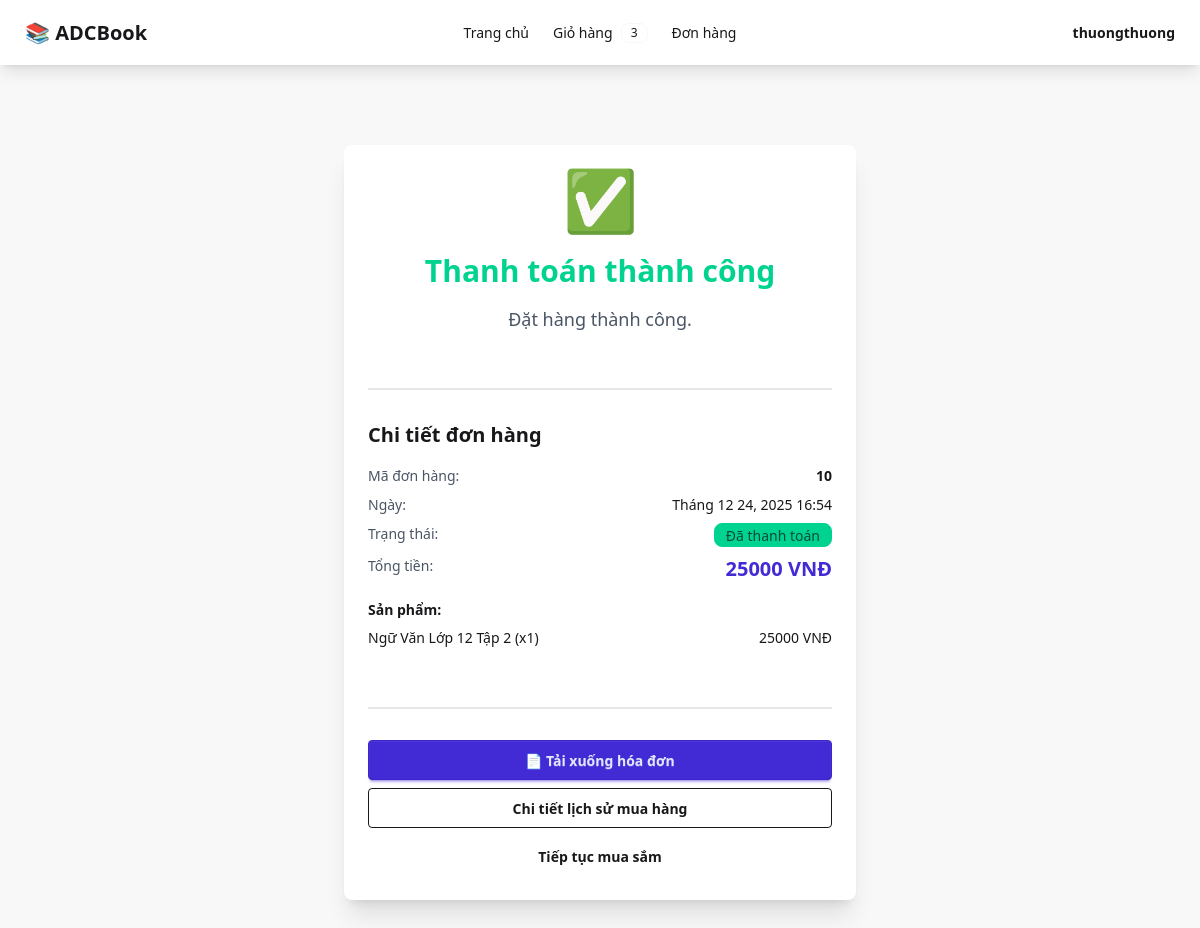
The page /payment/success/10/ (signed in) on the database its author committed.
### orders/models.py (models this page shows, shortened)
class Order(models.Model):
    STATUS_CHOICES = [
        ('pending', 'Chờ thanh toán'),
        ('paid', 'Đã thanh toán'),
        ('cancelled', 'Đã hủy   '),
    ]
    user = models.ForeignKey(User, on_delete=models.CASCADE, related_name='orders')
    total_price = models.DecimalField(max_digits=10, decimal_places=0, validators=[MinValueValidator(0)])
    status = models.CharField(max_length=20, choices=STATUS_CHOICES, default='pending')
    created_at = models.DateTimeField(auto_now_add=True)
    updated_at = models.DateTimeField(auto_now=True)
    class Meta:
        ordering = ['-created_at']

class OrderItem(models.Model):
    order = models.ForeignKey(Order, on_delete=models.CASCADE, related_name='items')
    book = models.ForeignKey(Book, on_delete=models.CASCADE)
    quantity = models.IntegerField(validators=[MinValueValidator(1)])
    price = models.DecimalField(max_digits=10, decimal_places=0, validators=[MinValueValidator(0)])
    def subtotal(self):
        return self.price * self.quantity

### books/models.py (models this page shows, shortened)
class Book(models.Model):
    name = models.CharField(max_length=200)
    price = models.DecimalField(max_digits=10, decimal_places=0, validators=[MinValueValidator(0)])
    image = models.ImageField(upload_to='books/', blank=True, null=True)
    grade = models.ForeignKey(Grade, on_delete=models.CASCADE, related_name='books')
    subject = models.ForeignKey(Subject, on_delete=models.CASCADE, related_name='books')
    description = models.TextField(blank=True)
    created_at = models.DateTimeField(auto_now_add=True)
    updated_at = models.DateTimeField(auto_now=True)
    class Meta:
        ordering = ['-created_at']

### orders/views.py (the view)
# urls.py: path('payment/success/<int:order_id>/', order_views.payment_success, name='payment_success'),
@login_required
def payment_success(request, order_id):
    order = get_object_or_404(Order, id=order_id, user=request.user)
    return render(request, 'orders/payment_success.html', {'order': order})

### cart/context_processors.py (called while the page is built)
def cart_count(request):
    if request.user.is_authenticated:
        try:
            cart = request.user.cart
            count = sum(item.quantity for item in cart.items.all())
            return {'cart_count': count}
        except:
            return {'cart_count': 0}
    return {'cart_count': 0}

### orders/templates/orders/payment_success.html (shortened to what this page needs)
{% extends 'base.html' %}
{% block content %}
<div class="flex flex-col items-center justify-center py-12">
    <div class="card bg-base-100 shadow-xl max-w-lg w-full">
        <div class="card-body text-center">
            <div class="text-6xl mb-4">✅</div>
            <h1 class="text-3xl font-bold text-success mb-2">Thanh toán thành công</h1>
            <p class="text-lg text-gray-600 mb-6">Đặt hàng thành công.</p>
            <div class="divider"></div>
            <div class="text-left mb-6">
                <h2 class="text-xl font-bold mb-4">Chi tiết đơn hàng</h2>
                <div class="flex justify-between mb-2">
                    <span class="text-gray-600">Mã đơn hàng:</span>
                    <span class="font-bold">{{ order.id }}</span>
                </div>
                <div class="flex justify-between mb-2">
                    <span class="text-gray-600">Ngày:</span>
                    <span>{{ order.created_at|date:"M d, Y H:i" }}</span>
                </div>
                <div class="flex justify-between mb-2">
                    <span class="text-gray-600">Trạng thái:</span>
                    <span class="badge badge-success">{{ order.get_status_display }}</span>
                </div>
                <div class="flex justify-between mb-4">
                    <span class="text-gray-600">Tổng tiền:</span>
                    <span class="text-xl font-bold text-primary">{{ order.total_price }} VNĐ</span>
                </div>
                <h3 class="font-bold mb-2">Sản phẩm:</h3>
                {% for item in order.items.all %}
                <div class="flex justify-between text-sm mb-1">
                    <span>{{ item.book.name }} (x{{ item.quantity }})</span>
                    <span>{{ item.subtotal }} VNĐ</span>
                </div>
                {% endfor %}
            </div>
            <div class="divider"></div>
            <div class="card-actions flex-col gap-2">
                <a href="{% url 'download_invoice' order.id %}" class="btn btn-primary w-full">
                    📄 Tải xuống hóa đơn
                </a>
                <a href="{% url 'order_history' %}" class="btn btn-outline w-full">
                    Chi tiết lịch sử mua hàng
                </a>
                <a href="{% url 'home' %}" class="btn btn-ghost w-full">
                    Tiếp tục mua sắm
                </a>
            </div>
        </div>
    </div>
</div>
{% endblock %}

### theme/templates/base.html (shortened to what this page needs)
    {% load static tailwind_tags %}
    {% load django_htmx %}
    <!DOCTYPE html>
    <html lang="en">
    <head>
        <meta http-equiv="X-UA-Compatible" content="ie=edge"> {% htmx_script %} {% tailwind_css %}
    </head>
    <body class="bg-base-200" hx-headers='{"x-csrftoken": "{{ csrf_token }}"}' hx-boost="true">
        <div class="navbar bg-base-100 shadow-lg">
            <div class="navbar-start">
                <a href="{% url 'home' %}" class="btn btn-ghost text-xl">📚 ADCBook</a>
            </div>
            <div class="navbar-center hidden lg:flex">
                <ul class="menu menu-horizontal px-1">
                    <li><a href="{% url 'home' %}">Trang chủ</a></li>
                    {% if user.is_authenticated %}
                    <li><a href="{% url 'cart' %}">Giỏ hàng {% if cart_count %}<span class="badge badge-sm">{{ cart_count }}</span>{% endif %}</a></li>
                    <li><a href="{% url 'order_history' %}">Đơn hàng</a></li>
                    {% endif %}
                </ul>
            </div>
            <div class="navbar-end">
                {% if user.is_authenticated %}
                <div class="dropdown dropdown-end">
                    <label tabindex="0" class="btn btn-ghost">{{ user.username }}</label>
                </div>
                {% else %}
                <a href="{% url 'login' %}" class="btn btn-ghost">Đăng nhập</a>
                <a href="{% url 'register' %}" class="btn btn-primary">Đăng kí</a> {% endif %}
            </div>
        </div>
        <div class="container mx-auto px-4 py-8">
            {% block content %} {% endblock %}
        </div>
    </body>
    </html>

### rows shown on the page
Order: id "10", created_at "Tháng 12 24, 2025 16:54", status "Đã thanh toán", total_price "25000"
OrderItem: book.name "Ngữ Văn Lớp 12 Tập 2", quantity "1", subtotal "25000"

### other values the page prints
{{ cart_count }} "3"
{{ user.username }} "thuongthuong"
